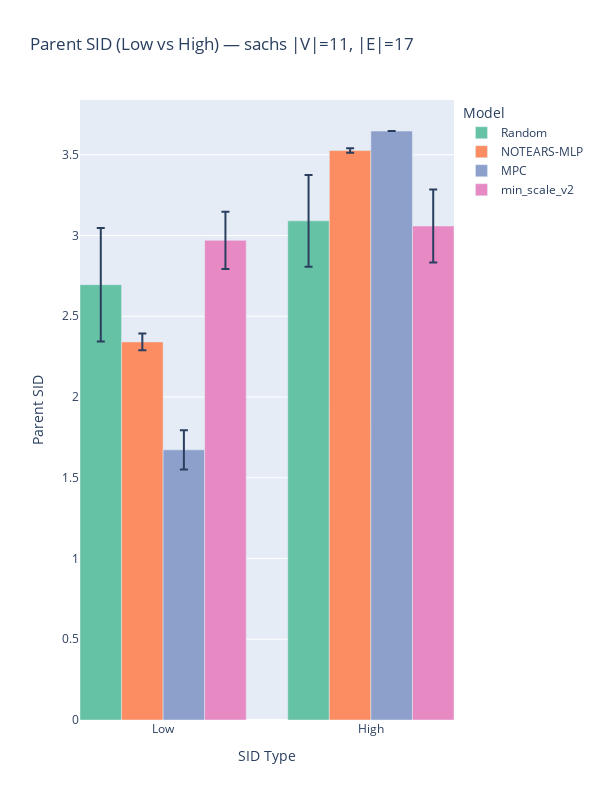

The notebook cell saved with this chart:
### Code cell
plot_sid_grouped_by_type(data_to_plot_wo_aba[data_to_plot_wo_aba['dataset']=='sachs'],
                    model_order=['Random', 
             'NOTEARS-MLP', 
             'MPC',
            # 'ABAPC (Ours)',
            # 'full_scale_v2',
            'min_scale_v2'])

### Figure 1 — Plotly figure (JSON) as saved in the notebook; plotly's stock layout.template omitted (floating-point values rounded to 4 significant figures)
{"data": [{"customdata": ["Random", "NOTEARS-MLP", "MPC", "min_scale_v2", "Random", "NOTEARS-MLP", "MPC", "min_scale_v2"], "error_y": {"array": [0.3513, 0.0518, 0.1219, 0.1776, 0.2835, 0.01411, 0, 0.2253], "type": "data", "visible": true}, "hovertemplate": "Model: %{customdata}<br>SID: %{y:.2f}<extra></extra>", "marker": {"color": ["rgb(102,194,165)", "rgb(252,141,98)", "rgb(141,160,203)", "rgb(231,138,195)", "rgb(102,194,165)", "rgb(252,141,98)", "rgb(141,160,203)", "rgb(231,138,195)"]}, "showlegend": false, "type": "bar", "x": [0, 1, 2, 3, 5, 6, 7, 8], "y": [2.695, 2.341, 1.673, 2.97, 3.091, 3.526, 3.647, 3.059]}, {"marker": {"color": "rgb(102,194,165)"}, "name": "Random", "showlegend": true, "type": "bar", "x": [null], "y": [null]}, {"marker": {"color": "rgb(252,141,98)"}, "name": "NOTEARS-MLP", "showlegend": true, "type": "bar", "x": [null], "y": [null]}, {"marker": {"color": "rgb(141,160,203)"}, "name": "MPC", "showlegend": true, "type": "bar", "x": [null], "y": [null]}, {"marker": {"color": "rgb(231,138,195)"}, "name": "min_scale_v2", "showlegend": true, "type": "bar", "x": [null], "y": [null]}], "layout": {"bargap": 0, "height": 800, "legend": {"title": {"text": "Model"}}, "showlegend": true, "title": {"text": "Parent SID (Low vs High) — sachs |V|=11, |E|=17"}, "width": 600, "xaxis": {"tickmode": "array", "ticktext": ["Low", "High"], "tickvals": [1.5, 6.5], "title": {"text": "SID Type"}}, "yaxis": {"title": {"text": "Parent SID"}}}}
